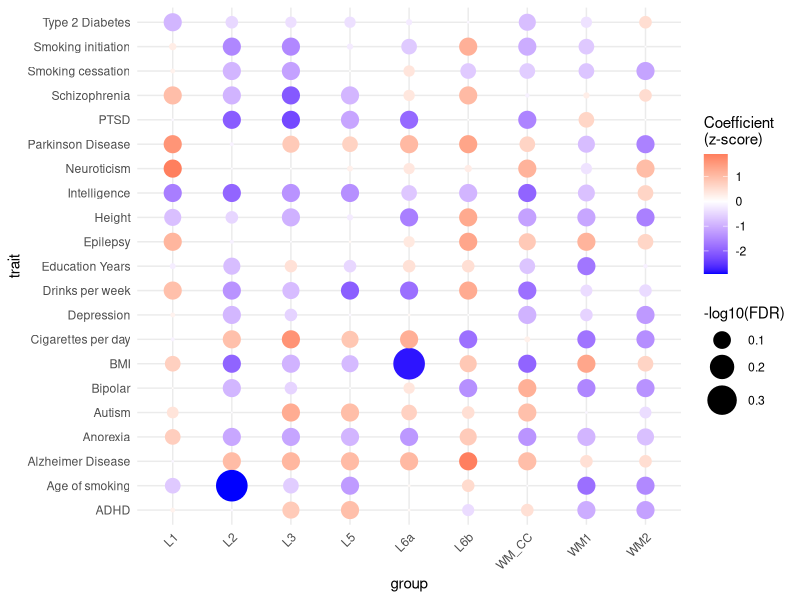

Source code (R): (Note: this script raises an error after producing the figure.)
setwd('/dcs04/lieber/marmaypag/spatialdACC_LIBD4125/spatialdACC/')

library(ggplot2)
library(RColorBrewer)
library(here)

###load LDSC results
ldsc_results <- read.csv(file=here::here('code','17-2_LDSC_enrichment',
                         'spatial','ldsc_results.csv'))

##########dotplots#############
###make -log10FDR column
ldsc_results$log10fdr <- -log10(ldsc_results$FDR)

####to make nmf only###
#ldsc_results <- ldsc_results[ldsc_results$cell %in% paste0('nmf',c(1:100)),]

####to remove FDR > 0.05
#ldsc_results<-ldsc_results[ldsc_results$FDR<0.05,]

###plot
pdf(here('plots','17-2_LDSC_enrichment','spatial','ldsc_results.pdf'),width=10,height=10)

ggplot(ldsc_results, aes(x = cell, y = trait, size = log10fdr, color = Coefficient_z.score)) +
    geom_point() +
    scale_size_continuous(range = c(0, 10)) + # Set minimum size to zero for the size scale
    scale_color_gradient2(low = 'blue', high = 'red', midpoint = 0,
                          name = "Coefficient\n(z-score)") +
    theme_minimal() +
    theme(axis.text.x = element_text(angle = 45, hjust = 1)) +
    labs(size = "-log10(FDR)",x='group')

ggplot(ldsc_results, aes(x = cell, y = trait, size = ifelse(FDR > 0.1, NA, log10fdr), color = Coefficient_z.score)) +
    geom_point() +
    scale_size_continuous(range = c(0, 10)) + # Set minimum size to zero for the size scale
    scale_color_gradient2(low = 'blue', high = 'red', midpoint = 0,
                          name = "Coefficient\n(z-score)") +
    theme_bw() +
    theme(axis.text.x = element_text(angle = 45, hjust = 1)) +
    labs(size = "-log10(FDR)",x='group',
         caption = "removed FDR > 0.1")

dev.off()
